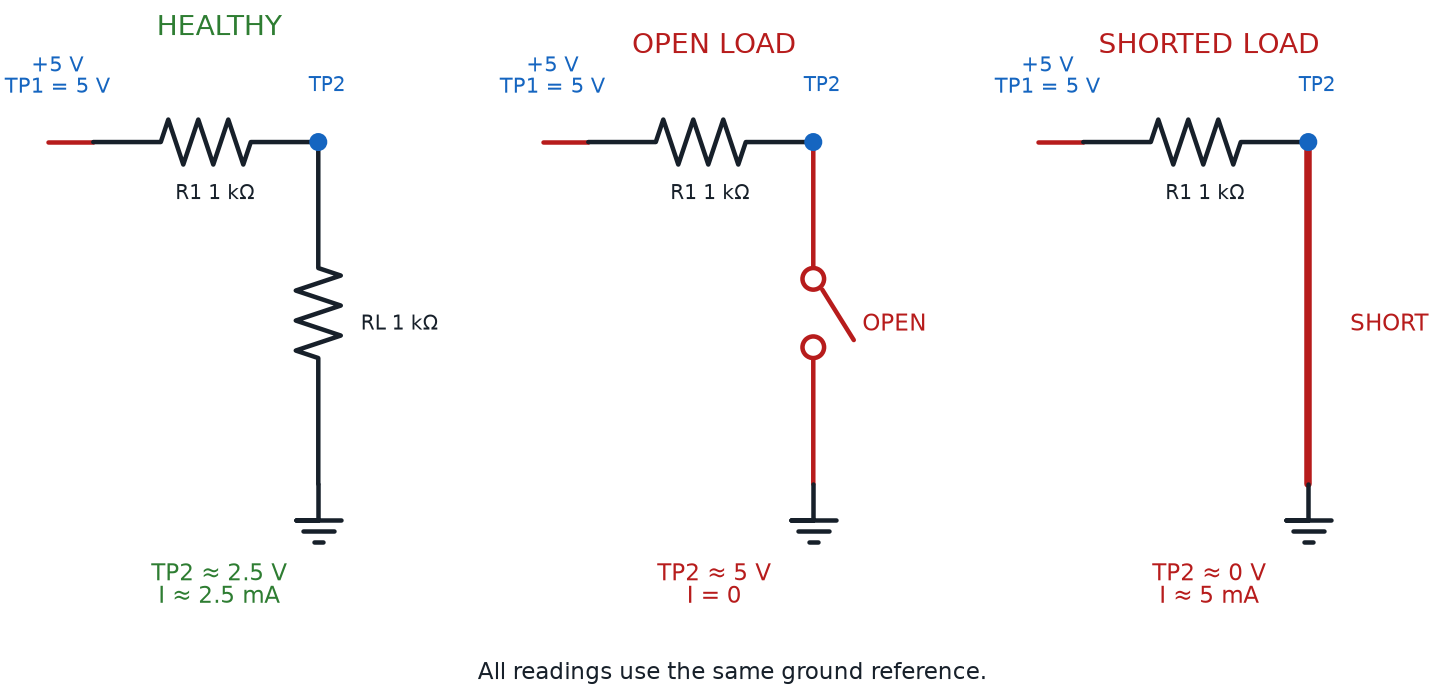

Recreate this plot in Python.
#!/usr/bin/env python3
"""Render healthy, open, and shorted circuit measurements.

Prompt:
    Use the same 5 V source, 1 kΩ series resistor, load, ground, and test points
    TP1 before the resistor and TP2 at the load in three panels. HEALTHY shows
    expected TP1=5 V and TP2≈2.5 V. OPEN LOAD shows TP2≈5 V and zero current.
    SHORTED LOAD shows TP2≈0 V and excessive current limited by the resistor.
    Mark the substituted fault in red and keep meter predictions at consistent
    positions for comparison.

Topology: healthy +5V->1kΩ->1kΩ load->GND; open replaces load with break;
short replaces load with wire to ground.
Assumptions: Ideal 5 V supply and high-impedance voltmeter referenced to ground.
"""

from pathlib import Path
import sys

sys.path.insert(0, str(Path(__file__).resolve().parents[3]))
import schemdraw.elements as elm
from docs.schematic_utils import (
    BLUE,
    GREEN,
    INK,
    RED,
    dot,
    drawing,
    ground,
    save_cli,
    text,
    wire,
)


def panel(d, x, mode):
    col = GREEN if mode == "healthy" else RED
    text(d, mode.upper(), (x + 1.8, 7), color=col, fontsize=11)
    wire(d, (x, 5.8), (x + 0.5, 5.8), color=RED)
    text(d, "+5 V\nTP1 = 5 V", (x, 6.45), color=BLUE, fontsize=8.5)
    r = d.add(elm.Resistor().right().at((x + 0.5, 5.8)).to((x + 3, 5.8)))
    dot(d, r.end, color=BLUE)
    text(d, "R1 1 kΩ", (x + 1.75, 5.15), fontsize=8)
    text(d, "TP2", (x + 3, 6.35), color=BLUE, fontsize=8)
    if mode == "healthy":
        load = d.add(elm.Resistor().down().at(r.end).to((x + 3, 2)))
        ground(d, load.end)
        text(d, "RL 1 kΩ", (x + 3.8, 3.9), fontsize=8)
        val = "TP2 ≈ 2.5 V\nI ≈ 2.5 mA"
    elif mode == "open load":
        br = d.add(elm.Switch().down().at(r.end).to((x + 3, 2)).color(RED))
        ground(d, br.end)
        text(d, "OPEN", (x + 3.8, 3.9), color=RED, fontsize=9)
        val = "TP2 ≈ 5 V\nI = 0"
    else:
        wire(d, r.end, (x + 3, 2), color=RED, lw=3)
        ground(d, (x + 3, 2))
        text(d, "SHORT", (x + 3.8, 3.9), color=RED, fontsize=9)
        val = "TP2 ≈ 0 V\nI ≈ 5 mA"
    text(d, val, (x + 1.8, 1), color=col, fontsize=9)


def build_drawing():
    d = drawing()
    panel(d, 0.5, "healthy")
    panel(d, 6, "open load")
    panel(d, 11.5, "shorted load")
    text(d, "All readings use the same ground reference.", (8, 0), fontsize=9)
    return d


if __name__ == "__main__":
    save_cli(build_drawing, __doc__)
